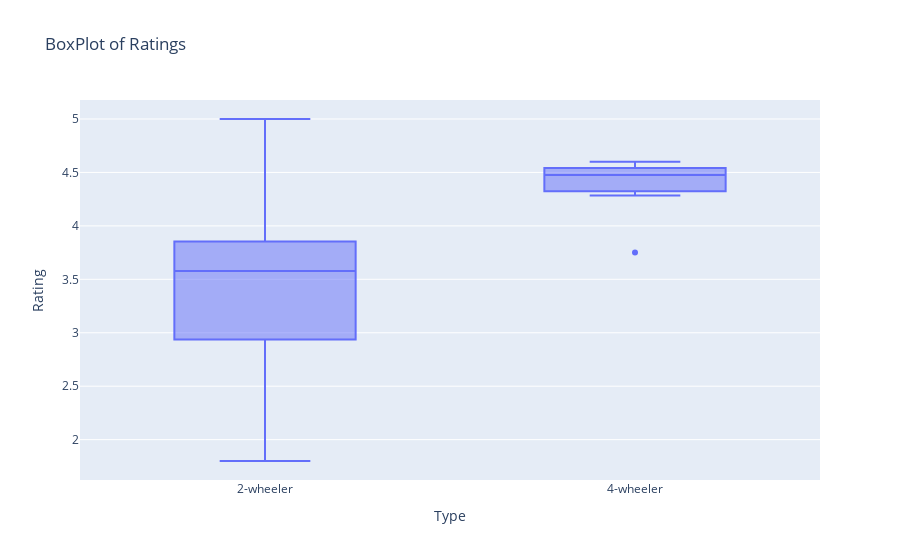

The cell this chart's notebook holds for it:
### Code cell
fig = px.box(df, x='Type', y = 'Rating', title='BoxPlot of Ratings')
fig.show()

### Figure 1 — Plotly figure (JSON) as saved in the notebook; plotly's stock layout.template omitted (floating-point values rounded to 4 significant figures)
{"data": [{"alignmentgroup": "True", "hovertemplate": "Type=%{x}<br>Rating=%{y}<extra></extra>", "legendgroup": "", "marker": {"color": "#636efa"}, "name": "", "notched": false, "offsetgroup": "", "orientation": "v", "showlegend": false, "type": "box", "x": ["2-wheeler", "2-wheeler", "2-wheeler", "2-wheeler", "2-wheeler", "2-wheeler", "4-wheeler", "2-wheeler", "2-wheeler", "2-wheeler", "2-wheeler", "2-wheeler", "2-wheeler", "2-wheeler", "2-wheeler", "2-wheeler", "2-wheeler", "2-wheeler", "2-wheeler", "2-wheeler", "2-wheeler", "2-wheeler", "4-wheeler", "4-wheeler", "2-wheeler", "2-wheeler", "2-wheeler", "2-wheeler", "2-wheeler", "2-wheeler", "2-wheeler", "2-wheeler", "2-wheeler", "2-wheeler", "2-wheeler", "2-wheeler", "2-wheeler", "4-wheeler", "4-wheeler", "2-wheeler", "2-wheeler", "2-wheeler", "2-wheeler", "2-wheeler", "4-wheeler", "4-wheeler", "4-wheeler"], "x0": " ", "xaxis": "x", "y": [3.964, 3.091, 2.583, 2.846, 3.667, 3, 4.5, 4.133, 2.864, 2.917, 5, 5, 3.6, 4.333, 3.863, 2.333, 5, 3.11, 3.556, 3.553, 3, 1.8, 4.583, 4.5, 3.207, 3.643, 5, 3.75, 2.663, 3.25, 2.867, 3.182, 2.84, 3.579, 4.2, 3.827, 2.588, 4.284, 4.6, 3.7, 3.667, 4.263, 3.6, 3.8, 4.366, 4.453, 3.75], "y0": " ", "yaxis": "y"}], "layout": {"boxmode": "group", "legend": {"tracegroupgap": 0}, "title": {"text": "BoxPlot of Ratings"}, "xaxis": {"anchor": "y", "domain": [0, 1], "title": {"text": "Type"}}, "yaxis": {"anchor": "x", "domain": [0, 1], "title": {"text": "Rating"}}}}
